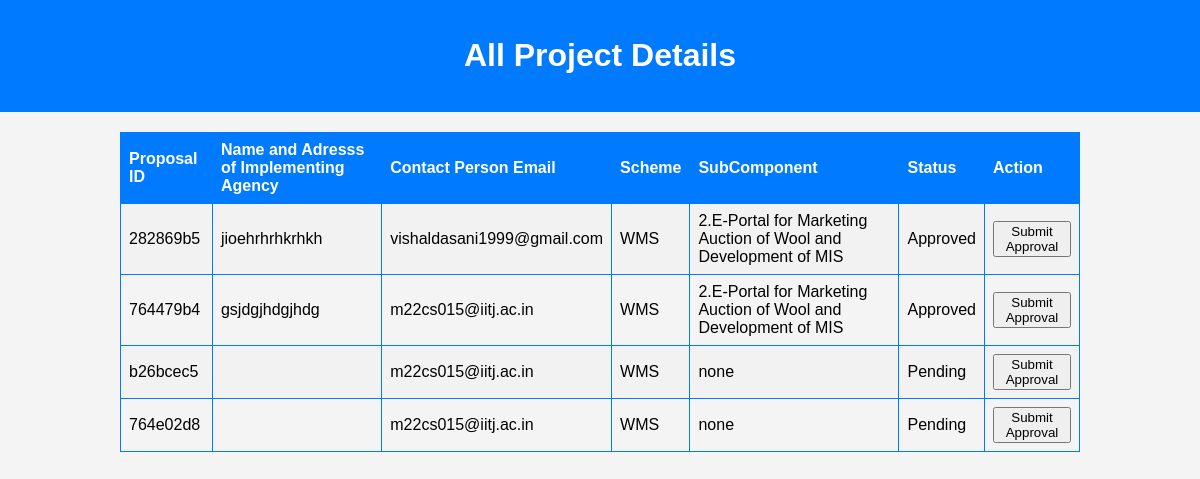
Page /staff_dashboard/all-proposals/ (signed in) on the earlier database version.
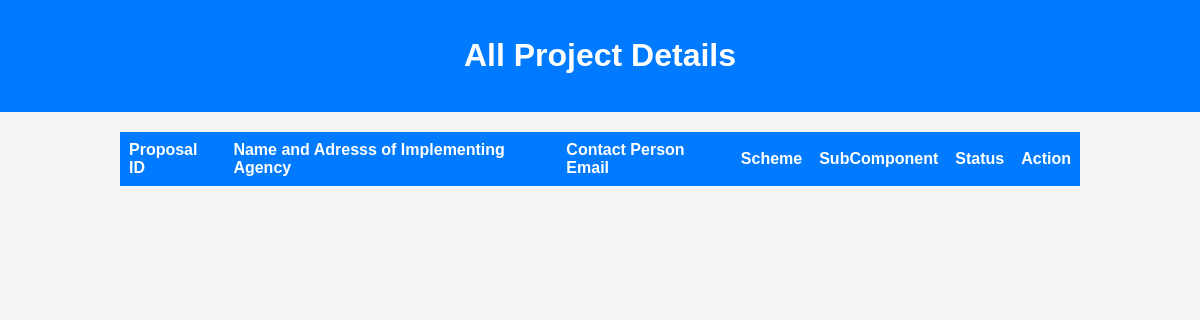
Same page on the later database version.
### authapp/models.py (models this page shows, shortened)
class Proposal(models.Model):
    STATUS_CHOICES = [
        ('Pending', 'Pending'),
        ('Approved', 'Approved'),
        ('Completed', 'Completed'),
        ('Rejected', 'Rejected'),
        ('Resubmit','Resubmit')
    ]
    user = models.ForeignKey(settings.AUTH_USER_MODEL, on_delete=models.CASCADE)
    name_and_address = models.TextField()
    project_scheme = models.CharField(max_length=20)
    scheme_component = models.CharField(max_length=100)
    nature_of_applicant = models.CharField(max_length=50)
    other_nature = models.CharField(max_length=50, blank=True, null=True)
    brief_of_agency = models.TextField()
    objectives_of_project = models.TextField()
    brief_of_project = models.TextField()
    justification_of_project = models.TextField()
    methodology_of_project = models.TextField()
    expected_outcome = models.FileField(upload_to='excel_files/', blank=True, null=True)
    scenario_change = models.TextField()
    beneficiaries = models.FileField(upload_to='excel_files/', blank=True, null=True)
    mode_of_selection = models.TextField()
    component_wise_cost = models.FileField(upload_to='excel_files/', blank=True, null=True)
    total_duration = models.FileField(upload_to='excel_files/', blank=True, null=True)
    location_of_project = models.CharField(max_length=100)
    associated_agency = models.TextField()
    bank_details = models.TextField()
    nodal_officer_details = models.TextField()
    other_info = models.TextField()
    status = models.CharField(max_length=20, choices=STATUS_CHOICES, default='Pending')
    fund_allocated = models.DecimalField(max_digits=20, decimal_places=2, blank=True, null=True)
    sanction_letter = models.FileField(upload_to='sanction_letters/', blank=True, null=True)
    project_report = models.FileField(upload_to='pdf_files/', blank=True, null=True)
    covering_letter = models.FileField(upload_to='pdf_files/', blank=True, null=True)
    unique_id = models.CharField(max_length=8, unique=True)
    created_at = models.DateTimeField(auto_now_add=True)

class CustomUser(AbstractBaseUser, PermissionsMixin):
    AGENCY_NATURE_CHOICES = [
        ("Central Federations", "Central Federations"),
        ("State Federations", "State Federations"),
        ("Central Sheep & Wool Boards", "Central Sheep & Wool Boards"),
        ("State Sheep & Wool Boards", "State Sheep & Wool Boards"),
        ("UT Govt. Sheep & Wool Boards", "UT Govt. Sheep & Wool Boards"),
        ("UT Govt. Sheep & Wool Federations", "UT Govt. Sheep & Wool Federations"),
        ("State Govt. Corporations Federations", "State Govt. Corporations Federations"),
        ("Central Departments", "Central Departments"),
        ("State Departments", "State Departments"),
        ("UT Statutory Departments", "UT Statutory Departments"),
        ("Autonomous and Advisory Bodies Departments", "Autonomous and Advisory Bodies Departments"),
        ("State Cooperative Departments", "State Cooperative Departments"),
        ("UT Cooperative Departments", "UT Cooperative Departments"),
        ("Central Govt Cooperative Departments", "Central Govt Cooperative Departments"),
        ("Central Govt Animal Husbandry Department", "Central Govt Animal Husbandry Department"),
        ("State Govt. Animal Husbandry Department", "State Govt. Animal Husbandry Department"),
        ("UT Animal Husbandry Department", "UT Animal Husbandry Department"),
        ("State Industries Department", "State Industries Department"),
        ("Central Industries Department", "Central Industries Department"),
        ("UT Industries Department", "UT Industries Department"),
        ("Central Organizations", "Central Organizations"),
        ("State Organizations", "State Organizations"),
        ("UT Government Organizations", "UT Government Organizations"),
        ("Universities of State", "Universities of State"),
        ("Universities of Central Govt", "Universities of Central Govt"),
        ("Universities of UT", "Universities of UT"),
        ("Govt. marketing event organizers", "Govt. marketing event organizers"),
        ("Central Research & Development Institutions", "Central Research & Development Institutions"),
        ("State Research & Development Institutions", "State Research & Development Institutions"),
        ("UT Govts. Autonomous Research & Development Institutions", "UT Govts. Autonomous Research & Development Institutions"),
        ("Statutory Bodies Research & Development Institutions", "Statutory Bodies Research & Development Institutions"),
        ("Textiles Research Associations (TRAs)", "Textiles Research Associations (TRAs)"),
    ]
    is_staff = models.BooleanField(default=False)
    is_active = models.BooleanField(default=True)
    date_joined = models.DateTimeField(default=timezone.now)
    agency_name = models.CharField(max_length=100,blank=False,null=False,default="")
    agency_nature = models.CharField(
        max_length=56, choices=AGENCY_NATURE_CHOICES, default='Central Federations')
    registration_number = models.CharField(max_length=255, blank=True, null=True)
    address = models.TextField(default="",blank=False,null=False)
    pincode = models.CharField(max_length=10,blank=False,null=False,default="")
    contact_person_name = models.CharField(max_length=255,blank=False,null=False,default="")
    contact_person_designation = models.CharField(max_length=255,blank=False,null=False,default="")
    email = models.EmailField(_("email address"), unique=True,default="")
    contact_person_mobile = models.CharField(max_length=15,blank=False,null=False,default="")
    USERNAME_FIELD = "email"
    REQUIRED_FIELDS = []
    objects = CustomUserManager()
    def __str__(self):
        return self.email

### authapp/views.py (the view)
# urls.py: path('staff_dashboard/all-proposals/', views.all_proposal_details, name='all_proposal_details'),
@user_passes_test(lambda u: u.is_staff or u.is_superuser)
def all_proposal_details(request):
    proposals = Proposal.objects.all()
    return render(request, 'staff_template/admin_proposal_list.html', {'proposals': proposals})

### templates/staff_template/admin_proposal_list.html (shortened to what this page needs)
<!DOCTYPE html>
<html>
<head>
</head>
<body>
    <header>
        <h1>All Project Details</h1>
    </header>
    <table>
        <tr>
            <th>Proposal ID</th>
            <th>Name and Adresss of Implementing Agency</th>
            <th>Contact Person Email</th>
            <th>Scheme</th>
            <th>SubComponent</th>
            <th>Status</th>
            <th>Action</th>
        </tr>
        {% for proposal in proposals %}
            <tr>
                <td>{{ proposal.unique_id }}</td>
                <td>{{proposal.name_and_address}}</td>
                <td>{{proposal.user}}</td>
                <td>{{ proposal.project_scheme }}</td>
                <td>{{proposal.scheme_component}}</td>
                <td>{{ proposal.status }}</td>
                <td>
                    <form method="post" action="{% url 'authapp:submit_approval' proposal.unique_id %}">
                        <button type="submit" class="btn btn-primary">Submit Approval</button>
                    </form>
                </td>
            </tr>
        {% endfor %}
    </table>
</body>
</html>

### templates/staff_template/admin_proposal_list.html (style rules this page uses)
body { font-family: Arial, sans-serif; margin: 0; padding: 0; background-color: #f4f4f4; }
header { background-color: #007BFF; color: #ffffff; text-align: center; padding: 1em 0; }
table { width: 80%; margin: 20px auto; border-collapse: collapse; }
th, td { border: 1px solid #007BFF; padding: 8px; text-align: left; }
th { background-color: #007BFF; color: white; }

Differences in the rows shown:
removed Proposal: unique_id "282869b5", name_and_address "jioehrhrhkrhkh", user "vishaldasani1999@gmail.com", project_scheme "WMS", scheme_component "2.E-Portal for Marketing Auction of Wool and Development of MIS", status "Approved"
removed Proposal: unique_id "764479b4", name_and_address "gsjdgjhdgjhdg", user "m22cs015@iitj.ac.in", project_scheme "WMS", scheme_component "2.E-Portal for Marketing Auction of Wool and Development of MIS", status "Approved"
removed Proposal: unique_id "b26bcec5", user "m22cs015@iitj.ac.in", project_scheme "WMS", scheme_component "none", status "Pending"
removed Proposal: unique_id "764e02d8", user "m22cs015@iitj.ac.in", project_scheme "WMS", scheme_component "none", status "Pending"
